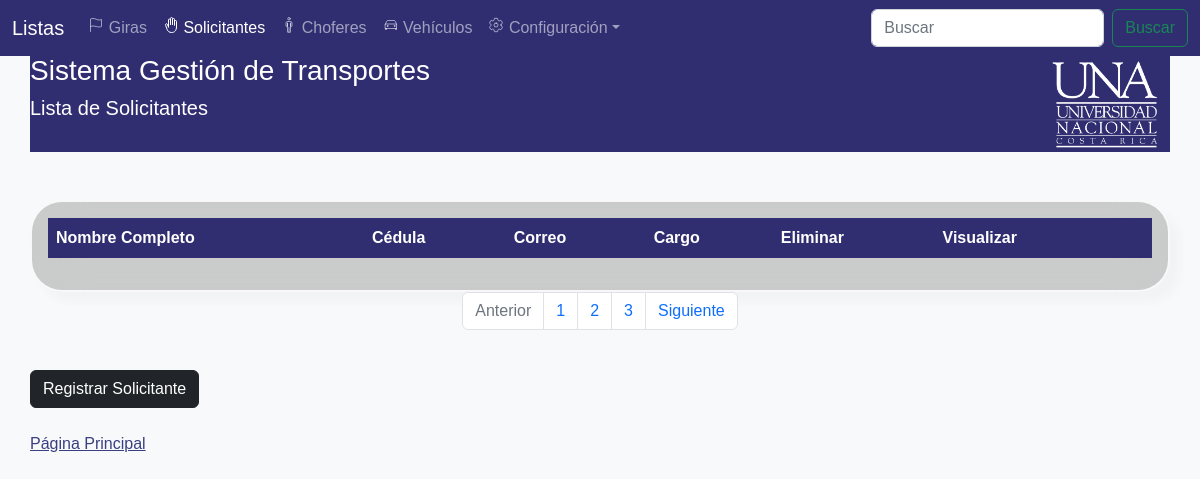
Page /View/GestionSolicitantesView.php on the earlier database version.
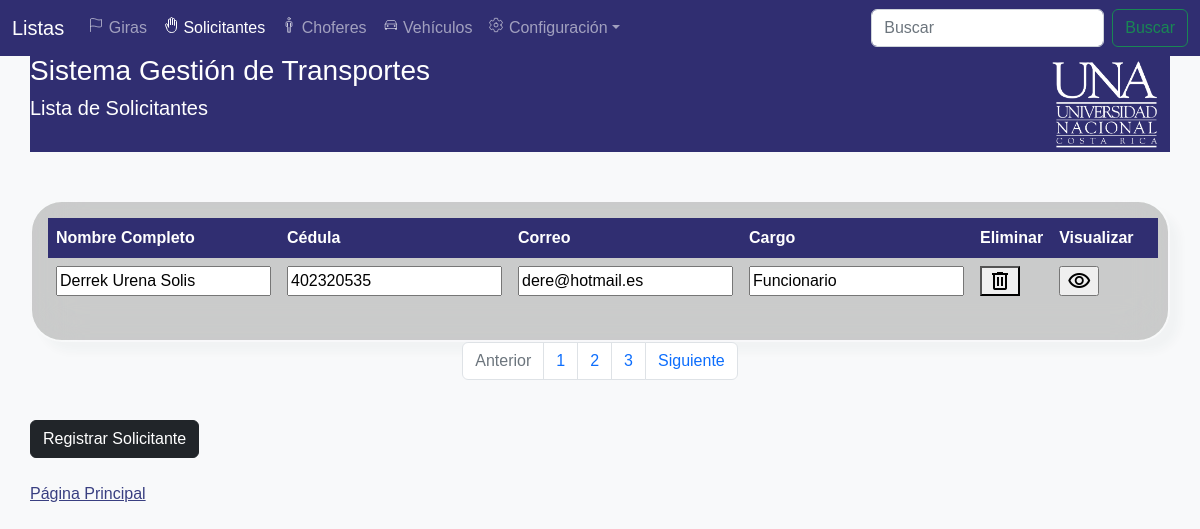
Same page on the later database version.
### tables this page shows
CREATE TABLE `tbsolicitante` (
  `tbsolicitanteid` int(11) NOT NULL,
  `tbsolicitantecedula` varchar(20) NOT NULL,
  `tbsolicitantenombre` text NOT NULL,
  `tbsolicitanteapellidos` text NOT NULL,
  `tbsolicitantecorreo` text NOT NULL,
  `tbsolicitantecargo` text NOT NULL,
  `tbsolicitantelicenciavigente` tinyint(11) NOT NULL,
  `tbsolicitantefechavencimientolicencia` date NOT NULL,
  `tbsolicitantepassword` varchar(20) NOT NULL
);

### data/SolicitantesData.php (called while the page is built, shortened)
<?php
include '../domain/Solicitante.php';
class SolcitantesData extends Data{
    public function getAllSolicitantes() {
        $conn = mysqli_connect($this->server, $this->user, $this->password, $this->db);
        $conn->set_charset('utf8');
        $querySelect = "SELECT * FROM tbsolicitante;";
        $result = mysqli_query($conn, $querySelect);
        $Solicitantes = [];
        while ($row = mysqli_fetch_array($result)) {
            $currentSolicitante = new Solicitante($row['tbsolicitanteid'], $row['tbsolicitantecedula'], $row['tbsolicitantenombre'],
            $row['tbsolicitanteapellidos'], $row['tbsolicitantecorreo'], $row['tbsolicitantecargo'], $row['tbsolicitantelicenciavigente']
            , $row['tbsolicitantefechavencimientolicencia'], $row['tbsolicitantepassword']);
            array_push($Solicitantes, $currentSolicitante);
        }
        return $Solicitantes;
    }
}
?>

### Business/SolicitanteBusiness.php (called while the page is built)
<?php
include '../data/SolicitantesData.php';
class SolicitanteBusiness {
    private $SolicitantesData;
    public function SolicitanteBusiness() {
        $this->SolicitantesData = new SolcitantesData();
    }
    public function getAllSolicitantes() {
        return $this->SolicitantesData->getAllSolicitantes();
    }
}

### domain/Solicitante.php (called while the page is built, shortened)
<?php
class Solicitante{
    private $solicitanteCedula;
    private $solicitanteNombre;
    private $solicitanteApellidos;
    private $solicitanteCorreo;
    private $solicitanteCargo;
    function Solicitante($solicitanteId, $solicitanteCedula, $solicitanteNombre, $solicitanteApellidos, $solicitanteCorreo, $solicitanteCargo, $solicitanteLicenciaVigente, $solicitanteFechaVencimientoLicencia, $solicitantepassword){
        $this->solicitanteCedula = $solicitanteCedula;
        $this->solicitanteNombre = $solicitanteNombre;
        $this->solicitanteApellidos = $solicitanteApellidos;
        $this->solicitanteCorreo = $solicitanteCorreo;
        $this->solicitanteCargo = $solicitanteCargo;
    }
    function getSolicitanteCedula() {
        return $this->solicitanteCedula;
    }
    function getSolicitanteNombre() {
        return $this->solicitanteNombre;
    }
    function getSolicitanteApellidos() {
        return $this->solicitanteApellidos;
    }
    function getSolicitanteCorreo() {
        return $this->solicitanteCorreo;
    }
    function getSolicitanteCargo() {
        return $this->solicitanteCargo;
    }
}
?>

### View/GestionSolicitantesView.php (the view, shortened to what the changed rows need)
<!DOCTYPE html>
<head>
    <?php
    include '../Business/SolicitanteBusiness.php';
    ?>
    <link href="https://cdn.jsdelivr.net/npm/bootstrap@5.2.2/dist/css/bootstrap.min.css" rel="stylesheet">
    <link rel="stylesheet" href="myProjects/webProject/icofont/css/icofont.min.css">
    <link rel = "stylesheet" href="../css/styleProyect.css" type = "text/css"></link>
</head>
<body class="bg-light">
</body>
<body class = "" style="background-image: url(../Images/.webp); background-repeat: no-repeat; background-size: cover; background-position: center center;">
<center><div class="table-responsive card-body card mask-custom col-12 row justify-content-center container">
        <table class="table table-borderless text-white mb-0">
        <thead style="background-color: #302E71;">
            <tr>
                <th>Nombre Completo</th>
                <th>Cédula</th>
                <th>Correo</th>
                <th>Cargo</th>
                <th>Eliminar</th>
                <th>Visualizar</th>
                <th></th>
            </tr>
            </thead>
            <?php
            $SolicitantesBusiness = new SolicitanteBusiness();
            $allSolicitantes = $SolicitantesBusiness->getAllSolicitantes();
            foreach ($allSolicitantes as $current) {
                echo '<form method="post" enctype="multipart/form-data" action="../business/SolicitanteAction.php">';
                echo '<td><input type="text" readonly name="solicitante_nombre" id="solicitante_nombre" value="' . $current->getSolicitanteNombre() . ' '. $current->getSolicitanteApellidos() .'"/></td>';
                echo '<td><input type="text" readonly name="solicitante_cedula" id="solicitante_cedula" value="' . $current->getSolicitanteCedula() . '"/></td>';
                echo '<td><input type="text" readonly name="solicitante_correo" id="solicitante_correo" value="' . $current->getSolicitanteCorreo() . '"/></td>';
                echo '<td><input type="text" readonly name="solicitante_cargo" id="solicitante_cargo" value="' . $current->getSolicitanteCargo() . '"/></td>';
                echo '<td><button class="material-symbols-outlined" onclick="EliminarSolicitante()">delete</button></td>';
                echo '<td><input type="submit" class="material-symbols-outlined" value="visibility" name="view" id="view"/></td>';
                echo '</form>';
            }
            ?>
        </table>
      </div></center>
</body>
</html>

Differences in the rows shown:
added tbsolicitante: solicitante_nombre "Derrek Urena Solis", solicitante_cedula "402320535", solicitante_correo "dere@hotmail.es", solicitante_cargo "Funcionario"
